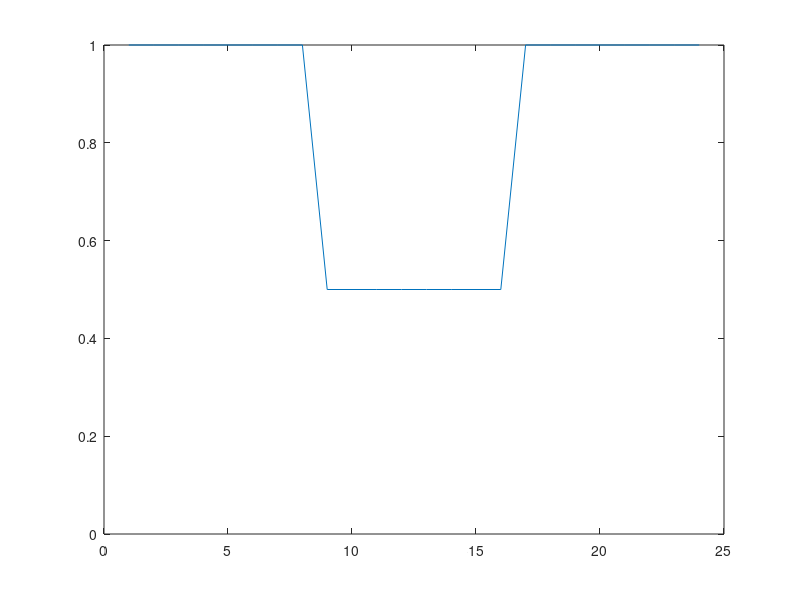

Write MATLAB code to recreate this figure.
%% Generate archetypes for 3 levels of clumping
signalLength = 24;
numArchetypes = 10;
levelHigh = 1;
levelMed = 0.5;
levelLow = 0;
archetypes = zeros(numArchetypes,signalLength);
archetypesNames = {'asleep', 'flow', 'rush', 'quick', 'awakening', 'rise', 'chill', 'falling', 'peak', 'break'}';

% Asleep
archetypes(1,:)=levelLow;

% Flow
archetypes(2,:)=levelMed;

% Rush
archetypes(3,:)=levelHigh;

% Quick
archetypes(4,1:signalLength/2) = levelLow;
archetypes(4,signalLength/2+1:end) = levelHigh;

% Awakening
archetypes(5,1:signalLength/2) = levelLow;
archetypes(5,signalLength/2+1:end) = levelMed;

% Rise
archetypes(6,1:signalLength/2) = levelMed;
archetypes(6,signalLength/2+1:end) = levelHigh;

% Chill
archetypes(7,1:signalLength/2) = levelHigh;
archetypes(7,signalLength/2+1:end) = levelMed;

% Falling
archetypes(8,1:signalLength/2) = levelMed;
archetypes(8,signalLength/2+1:end) = levelLow;

% Peak
archetypes(9,1:signalLength/3) = levelMed;
archetypes(9,signalLength/3+1:signalLength/3*2) = levelHigh;
archetypes(9,signalLength/3*2+1:end) = levelMed;

% Break
archetypes(10,1:signalLength/3) = levelHigh;
archetypes(10,signalLength/3+1:signalLength/3*2) = levelMed;
archetypes(10,signalLength/3*2+1:end) = levelHigh;

%% Save generated archetypes
save archetypes3.mat 
save archetypesNames3.mat

%% Plot to check correctness
for i=1:numArchetypes
    plot(archetypes(i,:))
    ylim([0 1])
    pause
end